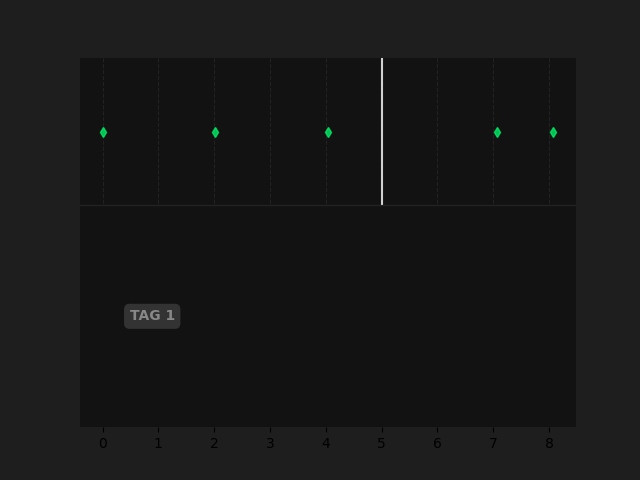

The script that saved this image:
import matplotlib.pyplot as plt
import pandas as pd
import numpy as np

# Mock data
time_s = np.linspace(0, 10, 100)
data = np.zeros(100)
data[20:40] = 1
data[70:80] = 2

df = pd.DataFrame({'time': time_s, 'col': data})

fig, ax = plt.subplots(facecolor='#1e1e1e')
ax.set_facecolor('#121212')

# Simulating the plot for a flag parameter
ax.set_yticks([])
ax.set_yticklabels([])
ax.spines['left'].set_visible(False)
ax.spines['right'].set_visible(False)
ax.spines['top'].set_visible(False)
ax.spines['bottom'].set_visible(False)

ax.set_ylim(0, 1)

# Top half time axis markers
changes = df['col'] != df['col'].shift(1)
change_times = df['time'][changes]
ax.plot(change_times, [0.8] * len(change_times), marker='d', linestyle='None', color='#00ee66', markersize=5, zorder=3, alpha=0.8)

# Cover the bottom half
ax.axhspan(0, 0.6, facecolor='#121212', edgecolor='none', zorder=10)
ax.axhline(0.6, color='#333333', linewidth=1, zorder=11, alpha=0.5)

# Add tags
txt = ax.text(0.1, 0.3, "TAG 1", ha="left", va="center",
              transform=ax.transAxes,
              bbox=dict(boxstyle="round,pad=0.4", fc="#333333", ec="none"),
              color="#888888", fontsize=10, weight='bold', zorder=12)

# Grid and cursor line
ax.grid(True, color='#333333', linestyle='--', alpha=0.5)
ax.axvline(5, color='white', linestyle='-', alpha=0.8, linewidth=1.5, zorder=5)

fig.savefig('scratch/test_plot.png')
